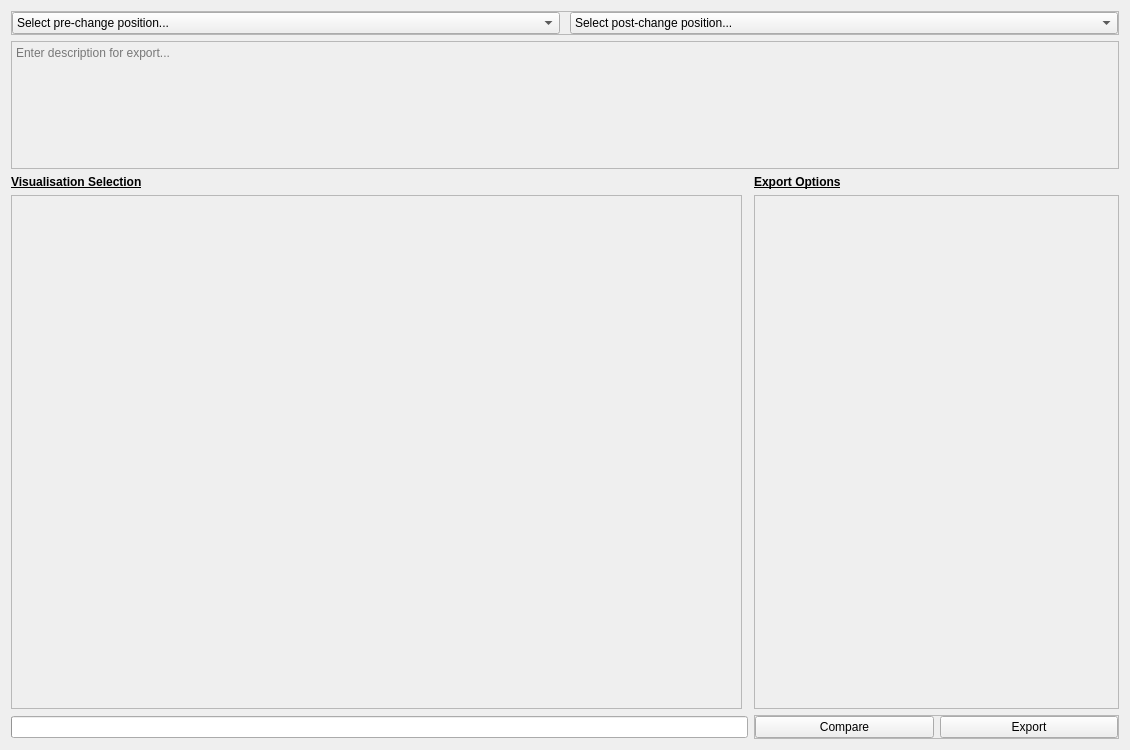
<?xml version="1.0" encoding="UTF-8"?>
<ui version="4.0">
 <class>Form</class>
 <widget class="QWidget" name="Form">
  <property name="geometry">
   <rect>
    <x>0</x>
    <y>0</y>
    <width>1130</width>
    <height>750</height>
   </rect>
  </property>
  <property name="windowTitle">
   <string>Form</string>
  </property>
  <layout class="QGridLayout" name="gridLayout">
   <item row="2" column="2">
    <widget class="QLabel" name="info_text">
     <property name="font">
      <font>
       <family>Segoe UI</family>
       <weight>75</weight>
       <bold>true</bold>
       <underline>true</underline>
      </font>
     </property>
     <property name="text">
      <string>Export Options</string>
     </property>
    </widget>
   </item>
   <item row="1" column="0" colspan="3">
    <widget class="QTextEdit" name="desc_edit">
     <property name="enabled">
      <bool>false</bool>
     </property>
     <property name="sizePolicy">
      <sizepolicy hsizetype="Expanding" vsizetype="Expanding">
       <horstretch>0</horstretch>
       <verstretch>1</verstretch>
      </sizepolicy>
     </property>
     <property name="placeholderText">
      <string>Enter description for export...</string>
     </property>
    </widget>
   </item>
   <item row="4" column="0" colspan="2">
    <widget class="QProgressBar" name="progressBar"/>
   </item>
   <item row="2" column="0">
    <widget class="QLabel" name="info_text_2">
     <property name="font">
      <font>
       <family>Segoe UI</family>
       <weight>75</weight>
       <bold>true</bold>
       <underline>true</underline>
      </font>
     </property>
     <property name="text">
      <string>Visualisation Selection</string>
     </property>
    </widget>
   </item>
   <item row="3" column="0">
    <widget class="QFrame" name="list_container">
     <property name="sizePolicy">
      <sizepolicy hsizetype="Preferred" vsizetype="Preferred">
       <horstretch>2</horstretch>
       <verstretch>4</verstretch>
      </sizepolicy>
     </property>
     <property name="frameShape">
      <enum>QFrame::StyledPanel</enum>
     </property>
     <property name="frameShadow">
      <enum>QFrame::Raised</enum>
     </property>
     <layout class="QGridLayout" name="list_container_layout">
      <property name="leftMargin">
       <number>0</number>
      </property>
      <property name="topMargin">
       <number>0</number>
      </property>
      <property name="rightMargin">
       <number>0</number>
      </property>
      <property name="bottomMargin">
       <number>0</number>
      </property>
     </layout>
    </widget>
   </item>
   <item row="0" column="0" colspan="3">
    <widget class="QFrame" name="dropdown_frame">
     <property name="frameShape">
      <enum>QFrame::StyledPanel</enum>
     </property>
     <property name="frameShadow">
      <enum>QFrame::Raised</enum>
     </property>
     <layout class="QHBoxLayout" name="horizontalLayout">
      <property name="spacing">
       <number>10</number>
      </property>
      <property name="leftMargin">
       <number>0</number>
      </property>
      <property name="topMargin">
       <number>0</number>
      </property>
      <property name="rightMargin">
       <number>0</number>
      </property>
      <property name="bottomMargin">
       <number>0</number>
      </property>
      <item>
       <widget class="QComboBox" name="pre_dropdown">
        <property name="sizePolicy">
         <sizepolicy hsizetype="Preferred" vsizetype="Fixed">
          <horstretch>0</horstretch>
          <verstretch>0</verstretch>
         </sizepolicy>
        </property>
        <item>
         <property name="text">
          <string>Select pre-change position...</string>
         </property>
        </item>
       </widget>
      </item>
      <item>
       <widget class="QComboBox" name="post_dropdown">
        <property name="sizePolicy">
         <sizepolicy hsizetype="Preferred" vsizetype="Fixed">
          <horstretch>0</horstretch>
          <verstretch>0</verstretch>
         </sizepolicy>
        </property>
        <item>
         <property name="text">
          <string>Select post-change position...</string>
         </property>
        </item>
       </widget>
      </item>
     </layout>
    </widget>
   </item>
   <item row="3" column="2">
    <widget class="QFrame" name="options_container">
     <property name="sizePolicy">
      <sizepolicy hsizetype="Preferred" vsizetype="Preferred">
       <horstretch>1</horstretch>
       <verstretch>0</verstretch>
      </sizepolicy>
     </property>
     <property name="minimumSize">
      <size>
       <width>300</width>
       <height>0</height>
      </size>
     </property>
     <property name="frameShape">
      <enum>QFrame::StyledPanel</enum>
     </property>
     <property name="frameShadow">
      <enum>QFrame::Raised</enum>
     </property>
     <layout class="QGridLayout" name="options_container_layout">
      <property name="leftMargin">
       <number>0</number>
      </property>
      <property name="topMargin">
       <number>0</number>
      </property>
      <property name="rightMargin">
       <number>0</number>
      </property>
      <property name="bottomMargin">
       <number>0</number>
      </property>
      <property name="horizontalSpacing">
       <number>0</number>
      </property>
     </layout>
    </widget>
   </item>
   <item row="4" column="2">
    <widget class="QFrame" name="frame">
     <property name="frameShape">
      <enum>QFrame::StyledPanel</enum>
     </property>
     <property name="frameShadow">
      <enum>QFrame::Raised</enum>
     </property>
     <layout class="QHBoxLayout" name="button_layout">
      <property name="leftMargin">
       <number>0</number>
      </property>
      <property name="topMargin">
       <number>0</number>
      </property>
      <property name="rightMargin">
       <number>0</number>
      </property>
      <property name="bottomMargin">
       <number>0</number>
      </property>
      <item>
       <widget class="QPushButton" name="compare_button">
        <property name="text">
         <string>Compare</string>
        </property>
       </widget>
      </item>
      <item>
       <widget class="QPushButton" name="export_button">
        <property name="text">
         <string>Export</string>
        </property>
       </widget>
      </item>
     </layout>
    </widget>
   </item>
  </layout>
 </widget>
 <resources/>
 <connections/>
</ui>
